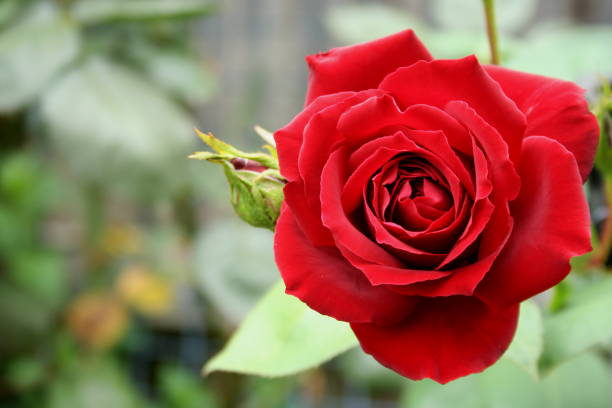
#> input picture images/rose2.jpg, 612 x 408 px
$ python -i image_processing.py   (imports and definitions only)   (older library calls are emulated)
#> lines starting #> are read from the running program, lines starting #| are printed output that depends on the picture
#> further down, picture is the input picture: shape (408, 612, 3); mean B, G, R 86.7, 108.1, 153.1
import cv2
import numpy as np

def dilate(img):
    img_dilated = cv2.dilate(img, np.ones((7, 7), np.uint8))
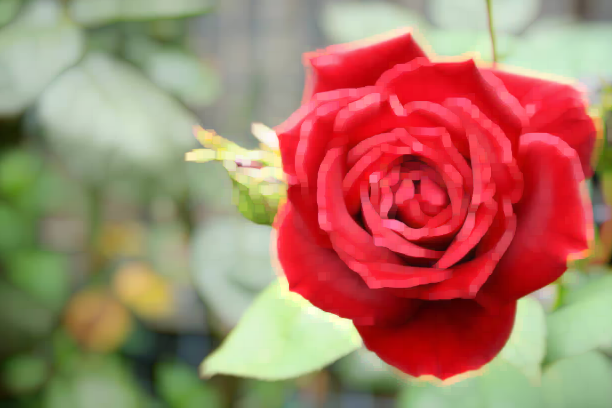
#> img_dilated: shape (408, 612, 3); mean B, G, R 102.6, 123, 169.5
    # [4 lines of commented-out code are left out]
    return img_dilated

def erode(img):
    kernel = np.ones((5,5), np.uint8)
    img_erode = cv2.erode(img,kernel)
    return img_erode

def addborder(img,border_size):
    img_border = cv2.copyMakeBorder(img, border_size, border_size, border_size, border_size, cv2.BORDER_CONSTANT, None, value=(255,255,255))
    return img_border

def gaussianblur(img, kernel_size):
    img_blur = cv2.GaussianBlur(img, (kernel_size, kernel_size), 0)
    return img_blur

def gray(img):
    img_gray =  cv2.cvtColor(img, cv2.COLOR_BGR2GRAY)
    return img_gray

def removebackground(img):
    img_dilated = dilate(img)
    img_blur = cv2.medianBlur(img_dilated, 21)
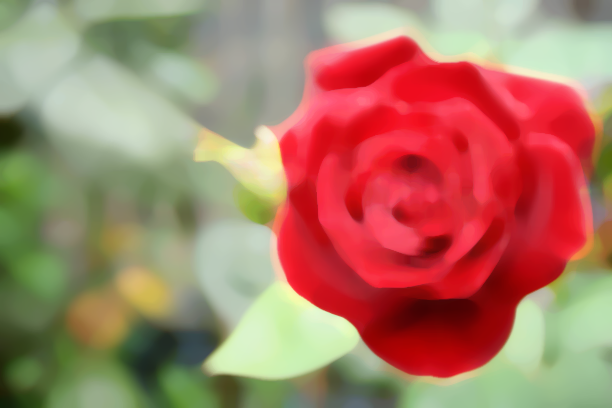
#> img_blur: shape (408, 612, 3); mean B, G, R 102.2, 122.6, 170.7
    img_diff = 255 - cv2.absdiff(img, img_blur)
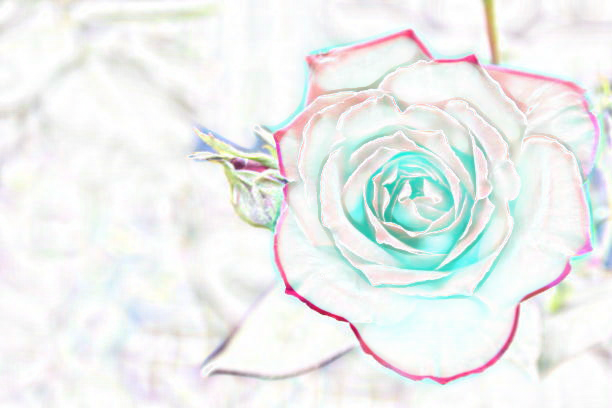
#> img_diff: shape (408, 612, 3); mean B, G, R 238.9, 240.1, 237.1
    return img

def scale(img, target_size):
    image_width = img.shape[1]
    image_height = img.shape[0]

    ratio = target_size / image_width

    width = int(img.shape[1] * ratio)
    height = int(img.shape[0] * ratio)
    dim = (width, height)
    img = cv2.resize(img, dim, interpolation=cv2.INTER_AREA)
    res = np.zeros_like(img)
    res[:, :, 2] = 255
    return img;

def denoise(img, denoise_val):
    img_denoised = cv2.fastNlMeansDenoising(img, None, denoise_val, 7, 21)
    return img_denoised

def histogramEQ(img):
    img_eq = cv2.equalizeHist(img)
    return img_eq

def sharpen(img):
    kernel_sharpening = np.array([[-1, -1, -1],
                                  [-1, 9, -1],
                                  [-1, -1, -1]])
    img_sharpen = cv2.filter2D(img, -1, kernel_sharpening)
    return img_sharpen

>>> import cv2
>>> picture = cv2.imread('images/rose2.jpg')
>>> result = removebackground(picture)

$ run again, on images/rose4.jpg
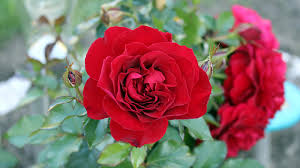
#> input picture images/rose4.jpg, 300 x 168 px
#> picture is the input picture: shape (168, 300, 3); mean B, G, R 104, 106.2, 142.7
#> in removebackground, `img_blur = cv2.medianBlur(img_dilated, 21)`:
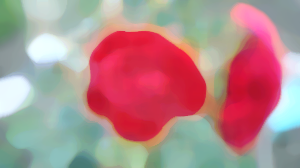
#> img_blur: shape (168, 300, 3); mean B, G, R 140.1, 137.8, 179.2
#> in removebackground, `img_diff = 255 - cv2.absdiff(img, img_blur)`:
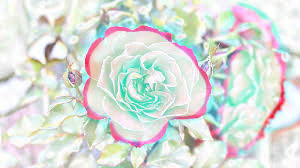
#> img_diff: shape (168, 300, 3); mean B, G, R 217.8, 222.6, 217.7

$ run again, on images/rose5.jpg
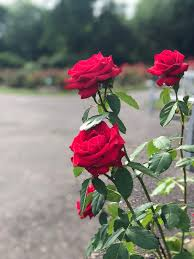
#> input picture images/rose5.jpg, 194 x 259 px
#> picture is the input picture: shape (259, 194, 3); mean B, G, R 115.1, 120.6, 128.8
#> in removebackground, `img_blur = cv2.medianBlur(img_dilated, 21)`:
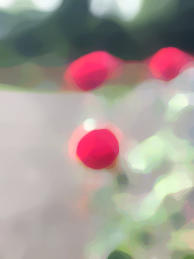
#> img_blur: shape (259, 194, 3); mean B, G, R 148.6, 154.8, 165.8
#> in removebackground, `img_diff = 255 - cv2.absdiff(img, img_blur)`:
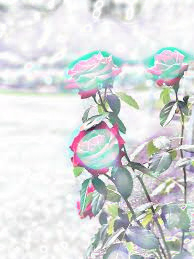
#> img_diff: shape (259, 194, 3); mean B, G, R 220.8, 220.1, 217.3
